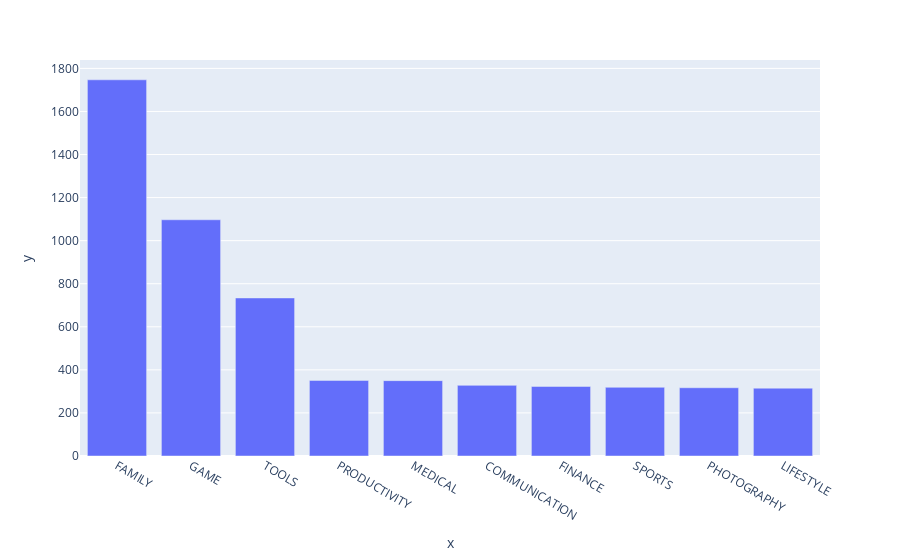

The notebook cell this image was saved under:
### Markdown cell above
### Vertical Bar Chart - Highest Competition (Number of Apps)

### Code cell
px.bar(x=df_top_categories.index, y=df_top_categories.values)

### Figure 1 — Plotly figure (JSON) as saved in the notebook; plotly's stock layout.template omitted (floating-point values rounded to 4 significant figures)
{"data": [{"alignmentgroup": "True", "hovertemplate": "x=%{x}<br>y=%{y}<extra></extra>", "legendgroup": "", "marker": {"color": "#636efa", "pattern": {"shape": ""}}, "name": "", "offsetgroup": "", "orientation": "v", "showlegend": false, "textposition": "auto", "type": "bar", "x": ["FAMILY", "GAME", "TOOLS", "PRODUCTIVITY", "MEDICAL", "COMMUNICATION", "FINANCE", "SPORTS", "PHOTOGRAPHY", "LIFESTYLE"], "xaxis": "x", "y": [1747, 1097, 734, 351, 350, 328, 323, 319, 317, 315], "yaxis": "y"}], "layout": {"barmode": "relative", "legend": {"tracegroupgap": 0}, "margin": {"t": 60}, "xaxis": {"anchor": "y", "domain": [0, 1], "title": {"text": "x"}}, "yaxis": {"anchor": "x", "domain": [0, 1], "title": {"text": "y"}}}}
